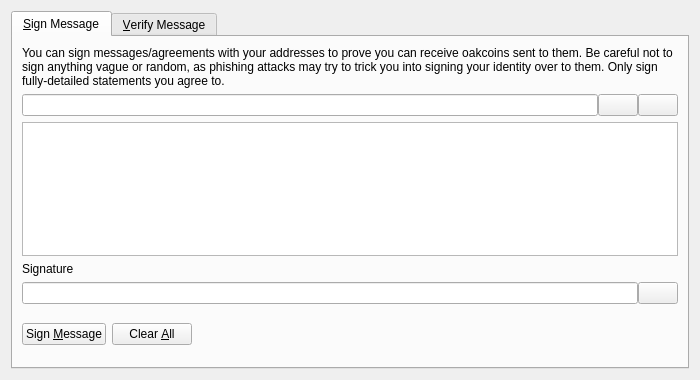
<?xml version="1.0" encoding="UTF-8"?>
<ui version="4.0">
 <class>SignVerifyMessageDialog</class>
 <widget class="QDialog" name="SignVerifyMessageDialog">
  <property name="geometry">
   <rect>
    <x>0</x>
    <y>0</y>
    <width>700</width>
    <height>380</height>
   </rect>
  </property>
  <property name="windowTitle">
   <string>Signatures - Sign / Verify a Message</string>
  </property>
  <property name="modal">
   <bool>true</bool>
  </property>
  <layout class="QVBoxLayout" name="verticalLayout">
   <item>
    <widget class="QTabWidget" name="tabWidget">
     <property name="currentIndex">
      <number>0</number>
     </property>
     <widget class="QWidget" name="tabSignMessage">
      <attribute name="title">
       <string>&amp;Sign Message</string>
      </attribute>
      <layout class="QVBoxLayout" name="verticalLayout_SM">
       <item>
        <widget class="QLabel" name="infoLabel_SM">
         <property name="text">
          <string>You can sign messages/agreements with your addresses to prove you can receive oakcoins sent to them. Be careful not to sign anything vague or random, as phishing attacks may try to trick you into signing your identity over to them. Only sign fully-detailed statements you agree to.</string>
         </property>
         <property name="textFormat">
          <enum>Qt::PlainText</enum>
         </property>
         <property name="wordWrap">
          <bool>true</bool>
         </property>
        </widget>
       </item>
       <item>
        <layout class="QHBoxLayout" name="horizontalLayout_1_SM">
         <property name="spacing">
          <number>0</number>
         </property>
         <item>
          <widget class="QValidatedLineEdit" name="addressIn_SM">
           <property name="toolTip">
            <string>The Oakcoin address to sign the message with</string>
           </property>
          </widget>
         </item>
         <item>
          <widget class="QPushButton" name="addressBookButton_SM">
           <property name="toolTip">
            <string>Choose previously used address</string>
           </property>
           <property name="text">
            <string/>
           </property>
           <property name="icon">
            <iconset resource="../bitcoin.qrc">
             <normaloff>:/icons/address-book</normaloff>:/icons/address-book</iconset>
           </property>
           <property name="shortcut">
            <string>Alt+A</string>
           </property>
           <property name="autoDefault">
            <bool>false</bool>
           </property>
          </widget>
         </item>
         <item>
          <widget class="QPushButton" name="pasteButton_SM">
           <property name="toolTip">
            <string>Paste address from clipboard</string>
           </property>
           <property name="text">
            <string/>
           </property>
           <property name="icon">
            <iconset resource="../bitcoin.qrc">
             <normaloff>:/icons/editpaste</normaloff>:/icons/editpaste</iconset>
           </property>
           <property name="shortcut">
            <string>Alt+P</string>
           </property>
           <property name="autoDefault">
            <bool>false</bool>
           </property>
          </widget>
         </item>
        </layout>
       </item>
       <item>
        <widget class="QPlainTextEdit" name="messageIn_SM">
         <property name="toolTip">
          <string>Enter the message you want to sign here</string>
         </property>
        </widget>
       </item>
       <item>
        <widget class="QLabel" name="signatureLabel_SM">
         <property name="text">
          <string>Signature</string>
         </property>
         <property name="textFormat">
          <enum>Qt::PlainText</enum>
         </property>
        </widget>
       </item>
       <item>
        <layout class="QHBoxLayout" name="horizontalLayout_2_SM">
         <property name="spacing">
          <number>0</number>
         </property>
         <item>
          <widget class="QLineEdit" name="signatureOut_SM">
           <property name="font">
            <font>
             <italic>true</italic>
            </font>
           </property>
           <property name="readOnly">
            <bool>true</bool>
           </property>
          </widget>
         </item>
         <item>
          <widget class="QPushButton" name="copySignatureButton_SM">
           <property name="toolTip">
            <string>Copy the current signature to the system clipboard</string>
           </property>
           <property name="text">
            <string/>
           </property>
           <property name="icon">
            <iconset resource="../bitcoin.qrc">
             <normaloff>:/icons/editcopy</normaloff>:/icons/editcopy</iconset>
           </property>
           <property name="autoDefault">
            <bool>false</bool>
           </property>
          </widget>
         </item>
        </layout>
       </item>
       <item>
        <layout class="QHBoxLayout" name="horizontalLayout_3_SM">
         <item>
          <widget class="QPushButton" name="signMessageButton_SM">
           <property name="toolTip">
            <string>Sign the message to prove you own this Oakcoin address</string>
           </property>
           <property name="text">
            <string>Sign &amp;Message</string>
           </property>
           <property name="icon">
            <iconset resource="../bitcoin.qrc">
             <normaloff>:/icons/edit</normaloff>:/icons/edit</iconset>
           </property>
           <property name="autoDefault">
            <bool>false</bool>
           </property>
          </widget>
         </item>
         <item>
          <widget class="QPushButton" name="clearButton_SM">
           <property name="toolTip">
            <string>Reset all sign message fields</string>
           </property>
           <property name="text">
            <string>Clear &amp;All</string>
           </property>
           <property name="icon">
            <iconset resource="../bitcoin.qrc">
             <normaloff>:/icons/remove</normaloff>:/icons/remove</iconset>
           </property>
           <property name="autoDefault">
            <bool>false</bool>
           </property>
          </widget>
         </item>
         <item>
          <spacer name="horizontalSpacer_1_SM">
           <property name="orientation">
            <enum>Qt::Horizontal</enum>
           </property>
           <property name="sizeHint" stdset="0">
            <size>
             <width>40</width>
             <height>48</height>
            </size>
           </property>
          </spacer>
         </item>
         <item>
          <widget class="QLabel" name="statusLabel_SM">
           <property name="font">
            <font>
             <weight>75</weight>
             <bold>true</bold>
            </font>
           </property>
           <property name="text">
            <string/>
           </property>
           <property name="wordWrap">
            <bool>true</bool>
           </property>
          </widget>
         </item>
         <item>
          <spacer name="horizontalSpacer_2_SM">
           <property name="orientation">
            <enum>Qt::Horizontal</enum>
           </property>
           <property name="sizeHint" stdset="0">
            <size>
             <width>40</width>
             <height>48</height>
            </size>
           </property>
          </spacer>
         </item>
        </layout>
       </item>
      </layout>
     </widget>
     <widget class="QWidget" name="tabVerifyMessage">
      <attribute name="title">
       <string>&amp;Verify Message</string>
      </attribute>
      <layout class="QVBoxLayout" name="verticalLayout_VM">
       <item>
        <widget class="QLabel" name="infoLabel_VM">
         <property name="text">
          <string>Enter the receiver's address, message (ensure you copy line breaks, spaces, tabs, etc. exactly) and signature below to verify the message. Be careful not to read more into the signature than what is in the signed message itself, to avoid being tricked by a man-in-the-middle attack. Note that this only proves the signing party receives with the address, it cannot prove sendership of any transaction!</string>
         </property>
         <property name="textFormat">
          <enum>Qt::PlainText</enum>
         </property>
         <property name="alignment">
          <set>Qt::AlignLeading|Qt::AlignLeft|Qt::AlignTop</set>
         </property>
         <property name="wordWrap">
          <bool>true</bool>
         </property>
        </widget>
       </item>
       <item>
        <layout class="QHBoxLayout" name="horizontalLayout_1_VM">
         <property name="spacing">
          <number>0</number>
         </property>
         <item>
          <widget class="QValidatedLineEdit" name="addressIn_VM">
           <property name="toolTip">
            <string>The Oakcoin address the message was signed with</string>
           </property>
          </widget>
         </item>
         <item>
          <widget class="QPushButton" name="addressBookButton_VM">
           <property name="toolTip">
            <string>Choose previously used address</string>
           </property>
           <property name="text">
            <string/>
           </property>
           <property name="icon">
            <iconset resource="../bitcoin.qrc">
             <normaloff>:/icons/address-book</normaloff>:/icons/address-book</iconset>
           </property>
           <property name="shortcut">
            <string>Alt+A</string>
           </property>
           <property name="autoDefault">
            <bool>false</bool>
           </property>
          </widget>
         </item>
        </layout>
       </item>
       <item>
        <widget class="QPlainTextEdit" name="messageIn_VM"/>
       </item>
       <item>
        <widget class="QValidatedLineEdit" name="signatureIn_VM"/>
       </item>
       <item>
        <layout class="QHBoxLayout" name="horizontalLayout_2_VM">
         <item>
          <widget class="QPushButton" name="verifyMessageButton_VM">
           <property name="toolTip">
            <string>Verify the message to ensure it was signed with the specified Oakcoin address</string>
           </property>
           <property name="text">
            <string>Verify &amp;Message</string>
           </property>
           <property name="icon">
            <iconset resource="../bitcoin.qrc">
             <normaloff>:/icons/transaction_0</normaloff>:/icons/transaction_0</iconset>
           </property>
           <property name="autoDefault">
            <bool>false</bool>
           </property>
          </widget>
         </item>
         <item>
          <widget class="QPushButton" name="clearButton_VM">
           <property name="toolTip">
            <string>Reset all verify message fields</string>
           </property>
           <property name="text">
            <string>Clear &amp;All</string>
           </property>
           <property name="icon">
            <iconset resource="../bitcoin.qrc">
             <normaloff>:/icons/remove</normaloff>:/icons/remove</iconset>
           </property>
           <property name="autoDefault">
            <bool>false</bool>
           </property>
          </widget>
         </item>
         <item>
          <spacer name="horizontalSpacer_1_VM">
           <property name="orientation">
            <enum>Qt::Horizontal</enum>
           </property>
           <property name="sizeHint" stdset="0">
            <size>
             <width>40</width>
             <height>48</height>
            </size>
           </property>
          </spacer>
         </item>
         <item>
          <widget class="QLabel" name="statusLabel_VM">
           <property name="font">
            <font>
             <weight>75</weight>
             <bold>true</bold>
            </font>
           </property>
           <property name="text">
            <string/>
           </property>
           <property name="wordWrap">
            <bool>true</bool>
           </property>
          </widget>
         </item>
         <item>
          <spacer name="horizontalSpacer_2_VM">
           <property name="orientation">
            <enum>Qt::Horizontal</enum>
           </property>
           <property name="sizeHint" stdset="0">
            <size>
             <width>40</width>
             <height>48</height>
            </size>
           </property>
          </spacer>
         </item>
        </layout>
       </item>
      </layout>
     </widget>
    </widget>
   </item>
  </layout>
 </widget>
 <customwidgets>
  <customwidget>
   <class>QValidatedLineEdit</class>
   <extends>QLineEdit</extends>
   <header>qvalidatedlineedit.h</header>
  </customwidget>
 </customwidgets>
 <resources>
  <include location="../bitcoin.qrc"/>
 </resources>
 <connections/>
</ui>
